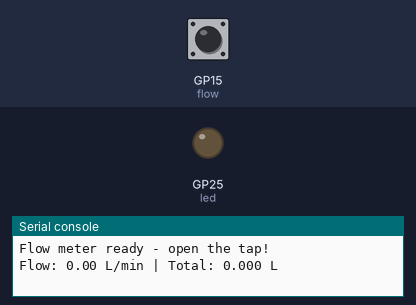
Bench run of a program on a simulated Raspberry Pi Pico running MicroPython. On the bench: output pins drawn as LEDs (lit = HIGH), the last lines printed to the serial console. Inputs (shaded band) come from the test bench; at power-on: GP15 (flow) HIGH.

Above: at 1.2 s.
1.3 s: GP15 (flow) pulsed LOW 2 times (0.12 s each, 0.3 s apart)
At 2.8 s:
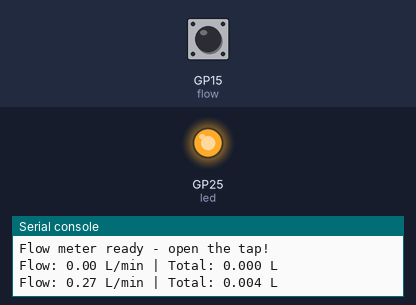
Timing chart, 0 to 4.5 s (numbered marks = the images above; inputs shaded):
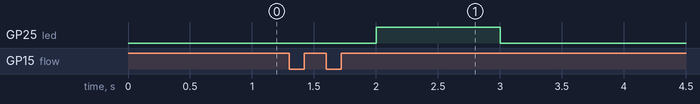

The program:

example_2.py
```python
# Raspberry Pi Pico MicroPython example that counts pulses on GP15 to compute flow and total volume and uses the onboard LED as a simple leak alarm when flow exceeds a small threshold.
#
# Buy this module: https://shillehtek.com/products/water-flow-sensor-g1-2-1-30l-min
# Full manual: https://shillehtek.com/blogs/shillehtek-product-manuals/water-flow-sensor-g1-2-1-30l-min-manual
# More examples: https://github.com/shillehbean/shillehtek-examples
#

# ZJ-S201 Water Flow Sensor - Pico MicroPython Example
# Yellow->GP15, Red->VBUS(5V), Black->GND
# Includes a simple leak alarm: flow when there shouldn't be any.

from machine import Pin
import time

pulses = 0
def on_pulse(pin):
    global pulses
    pulses += 1

flow = Pin(15, Pin.IN, Pin.PULL_UP)
flow.irq(trigger=Pin.IRQ_FALLING, handler=on_pulse)
led = Pin("LED", Pin.OUT)

PULSES_PER_LMIN = 7.5
total_liters = 0.0

print("Flow meter ready - open the tap!")
while True:
    pulses = 0
    time.sleep(1)
    lmin = pulses / PULSES_PER_LMIN
    total_liters += lmin / 60

    led.value(1 if lmin > 0.2 else 0)   # LED on while water flows
    print("Flow: {:.2f} L/min | Total: {:.3f} L".format(lmin, total_liters))
```

Measured:
- after the input at 1.3 s, GP25 (led): LOW → HIGH after 0.70 s, → LOW 1.0 s later
